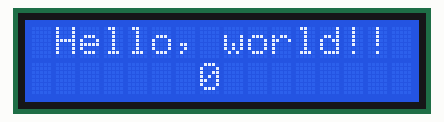
Bench run of a sketch on a simulated Arduino Uno, built with avr-gcc and run on an emulated ATmega328P. Shown: 16×2 character LCD.

Above: at 0.1 s.
At 4.1 s:
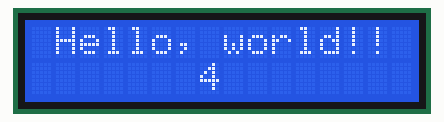
At 9.1 s:
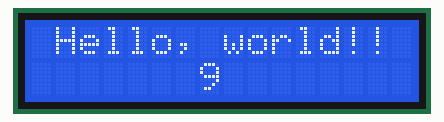
At 19.1 s:
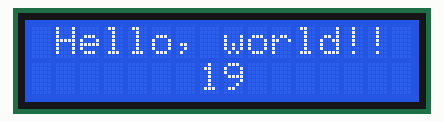
At 29.1 s:
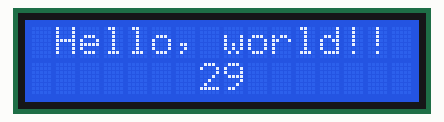
At 39.1 s:
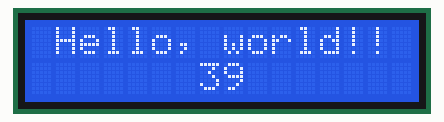

The sketch:

LCD_Control_Sketch.ino
```cpp
#include <LiquidCrystal.h> //Use "Liquid crystal.h" library

int rs = 2, en = 3, d4 = 4, d5 = 5, d6 = 6, d7 = 7; //rs on to, en on 11, d0 on 0, etc
LiquidCrystal lcd(rs, en, d4, d5, d6, d7); //Create LCD object

void setup() {
  lcd.begin(16, 2); //Turn display on, tells arduino there is 16 colums and 2 rows on this particular display
  lcd.setCursor(1, 0); //Set the cursor to column 1, row 0
  lcd.print("Hello, world!!"); //Print to LCD "Hello, world"
}

void loop() {
  lcd.setCursor(7, 1); //Set cursor to column 7, row 1
  lcd.print(millis() / 1000); //Print to LCD the arduino system clock, divided by 1000
}
```

Measured:
- what the display in image 1 shows lasts 1.0 s, from 4.0 s to 5.0 s
